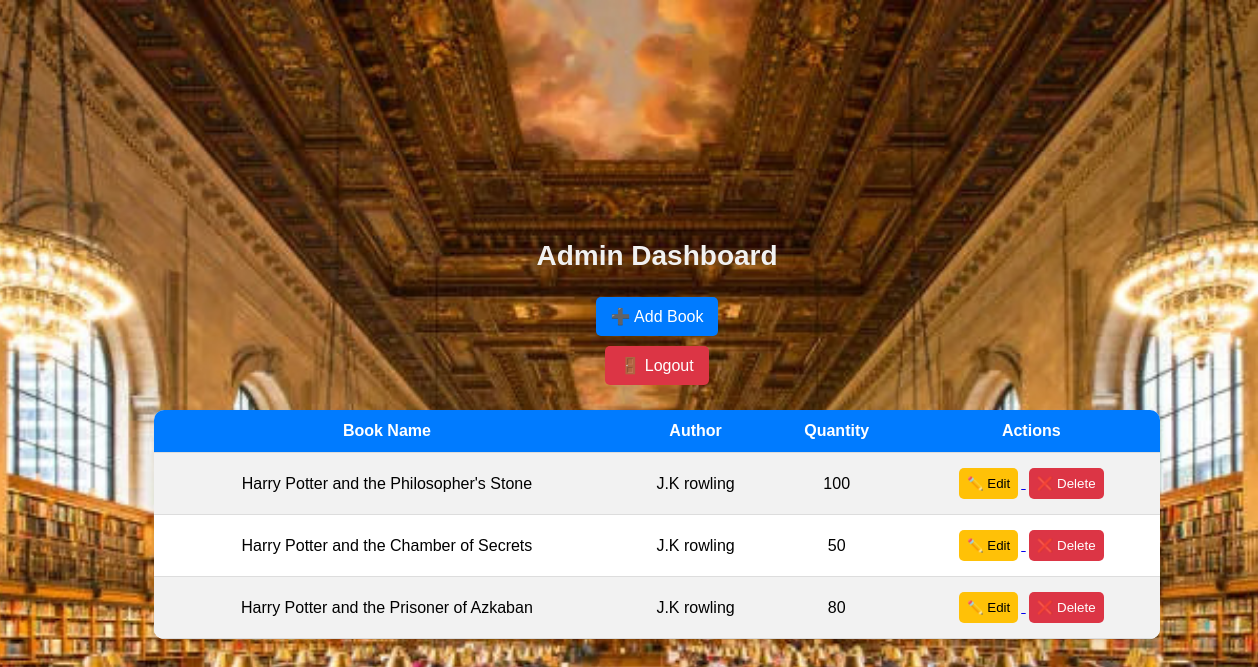
The app's page /admin-dashboard/ (signed in) with its own data.
### books/models.py (models this page shows, shortened)
class Book(models.Model):
    name = models.CharField(max_length=255)
    author = models.CharField(max_length=255)
    quantity = models.PositiveIntegerField(default=1)  # Track available copies

### books/views.py (the view)
# urls.py: path('admin-dashboard/', views.admin_dashboard, name='admin_dashboard'),  # Admin Dashboard
@login_required
def admin_dashboard(request):
    if not request.user.is_superuser:
        return redirect('home')
    books = Book.objects.all()
    return render(request, 'admin_dashboard.html', {'books': books})

### books/templates/admin_dashboard.html (shortened to what this page needs)
{% load static %}
<!DOCTYPE html>
<html lang="en">
<head>
</head>
<body>
    <h2>Admin Dashboard</h2>
    <a href="{% url 'add_book' %}" class="btn">➕ Add Book</a>
    <a href="{% url 'logout' %}" class="btn btn-danger">🚪 Logout</a>
    <table>
        <tr>
            <th>Book Name</th>
            <th>Author</th>
            <th>Quantity</th>
            <th>Actions</th>
        </tr>
        {% for book in books %}
        <tr>
            <td>{{ book.name }}</td>
            <td>{{ book.author }}</td>
            <td>{{ book.quantity }}</td>
            <td class="action-btns">
                <a href="{% url 'edit_book' book.id %}">
                    <button class="edit-btn">✏️ Edit</button>
                </a>
                <a href="{% url 'delete_book' book.id %}">
                    <button class="delete-btn">❌ Delete</button>
                </a>
            </td>
        </tr>
        {% endfor %}
    </table>
</body>
</html>

### records on screen
Book: name "Harry Potter and the Philosopher's Stone", author "J.K rowling", quantity "100"
Book: name "Harry Potter and the Chamber of Secrets", author "J.K rowling", quantity "50"
Book: name "Harry Potter and the Prisoner of Azkaban", author "J.K rowling", quantity "80"
